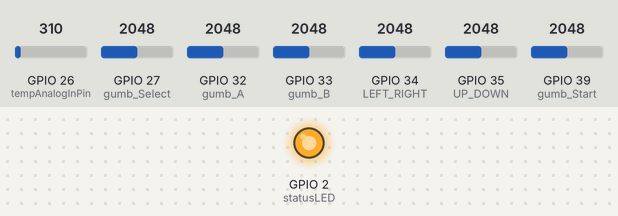
Simulated run of this sketch. Board: ESP32. Parts: output pins drawn as LEDs (lit = HIGH). Inputs (shaded band) come from the test bench; at power-on: GPIO 26 (tempAnalogInPin) = 310, GPIO 27 (gumb_Select) = 2048, GPIO 32 (gumb_A) = 2048, GPIO 33 (gumb_B) = 2048, GPIO 34 (LEFT_RIGHT) = 2048, GPIO 35 (UP_DOWN) = 2048, GPIO 39 (gumb_Start) = 2048. What the sketch prints to the serial monitor is not drawn.

Above: at 0.1 s.
Timing chart, 0 to 1.6 s (numbered marks = the images above):
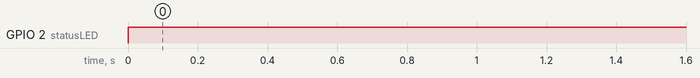

The sketch:

VIDI_X_Serial2.ino
```cpp
const int statusLED = 2;
const int UP_DOWN = 35; // Off = 0   UP =  Down =
const int LEFT_RIGHT = 34; // Off = 0   Left =  Right =
const int gumb_A = 32; // Off = 4095  On = 0
const int gumb_B = 33; //  Off = 4095  On = 0
const int gumb_Select = 27; //  Off = 4095  On = 0
const int gumb_Start = 39; //  Off = 4095  On = 0
const int gumb_Vol = 0; //  Off = 4095  On = 0
const int gumb_Menu = 13; //  Off = 3431 On = 0
const int tempAnalogInPin = 26; // Analogni input pin Senzora Temperature
float tempC1;
int v;
int n=40;

#define RXD2 13
#define TXD2 4

// Structure example to send data
// Must match the receiver structure
typedef struct struct_message {
  char poruka[32];
  //  int b;
  //  float c;
  //  bool d;
} struct_message;

// Create a struct_message called myData
struct_message myData;

void setup() {
  // Init Serial Monitor
  Serial.begin(115200);
  Serial2.begin(115200, SERIAL_8N1, RXD2, TXD2);
  Serial.println("Hi:");
  pinMode(0, INPUT);
  pinMode(2, OUTPUT);
  pinMode(13, INPUT);
  pinMode(26, INPUT);
  pinMode(27, INPUT);
  pinMode(32, INPUT);
  pinMode(33, INPUT);
  pinMode(34, INPUT);
  pinMode(35, INPUT);
  pinMode(39, INPUT);
  digitalWrite(statusLED, LOW);
}

float temperature(int analog) {
  double temp =
    analog * 3.30 / 4095.0; // Analognu vrijednost pretvaramo u otpor
  temp = temp - 0.40;         // Oduzimamo 500mA tj. -40°C
  temp = temp / 0.01;         // Pretvaramo vrijednosti u °C
  return temp;
}

void loop() {
  digitalWrite(statusLED, LOW);
  tempC1 = temperature(analogRead(tempAnalogInPin)); // Pozivamo funkciju za pretvorbu analognih
  // očitanja u stupnjeve Cezijeve

  if ( analogRead(UP_DOWN) == 4095 ) { // || OR -
    digitalWrite(statusLED, HIGH);
    Serial2.println("1"); /// Serial.read daje 49, 252
    Serial.println("1");
    //strcpy(myData.poruka, "gumb_UP");
    //Serial2.print(myData.poruka);
  }

  if ( analogRead(UP_DOWN) > 1700 && analogRead(UP_DOWN) < 2300 ) { // || OR -
    digitalWrite(statusLED, HIGH);
    Serial2.println("2");  /// Serial.read daje 50, 240
    Serial.println("2");
  }

  if ( analogRead(LEFT_RIGHT) == 4095 ) { // || OR -
    digitalWrite(statusLED, HIGH);
    Serial2.println("3");  /// Serial.read daje 51, 224
    Serial.println("3");
  }

  if ( analogRead(LEFT_RIGHT) > 1700 && analogRead(LEFT_RIGHT) < 2100 ) { // || OR -
    digitalWrite(statusLED, HIGH);
    Serial2.println("4");  /// Serial.read daje 52, 224, 240
    Serial.println("4");
  }

  if ( analogRead(gumb_A) == 0 ) { // || OR -
    digitalWrite(statusLED, HIGH);
    Serial2.println("5"); /// Serial.read daje 53, 128
    Serial.println("5");
  }


  if ( analogRead(gumb_B) == 0 ) { // || OR -
    digitalWrite(statusLED, HIGH);
    Serial2.println("6"); /// Serial.read daje 54,
    Serial.println("6");
  }

  if ( analogRead(gumb_Select) == 0 ) { // || OR -
    digitalWrite(statusLED, HIGH);
    Serial2.println("7"); /// Serial.read daje 55,
    Serial.println("7");
  }

  if ( analogRead(gumb_Start) == 0 ) { // || OR -
    digitalWrite(statusLED, HIGH);
    Serial2.println("8"); /// Serial.read daje 56,
    Serial.println("8");
    n++;
  }
  /*
      if ( analogRead(gumb_Vol) == 4095 ) { // || OR -
      Serial2.print("Bok Vol");
    }
    // POPRAVITI VRIJEDNOSTI
      if ( analogRead(gumb_Menu) == 3431 ) { // || OR - POPRAVITI VRIJEDNOSTI
    Serial.print(analogRead(gumb_Menu));
      Serial2.print("9");
    }
  */

  delay(500);
}
```

Measured:
- by itself, GPIO 2 (statusLED): LOW → HIGH at 0.00 s
